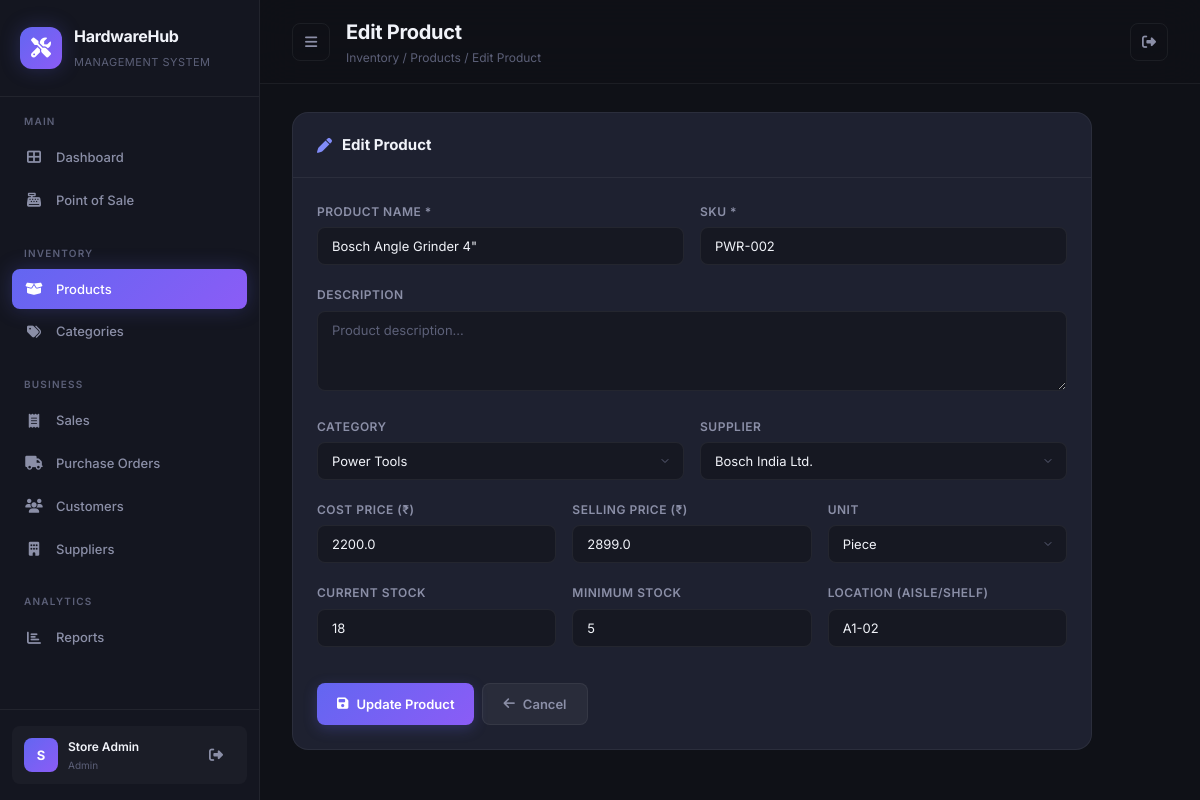
/products/edit/2 (signed in), run on the app's committed database.
### models.py (models this page shows)
class Product(Base):
    __tablename__ = "products"
    id = Column(Integer, primary_key=True, index=True)
    name = Column(String(200), nullable=False, index=True)
    sku = Column(String(50), unique=True, nullable=False, index=True)
    description = Column(Text, default="")
    category_id = Column(Integer, ForeignKey("categories.id"), nullable=True)
    supplier_id = Column(Integer, ForeignKey("suppliers.id"), nullable=True)
    cost_price = Column(Float, default=0.0)
    selling_price = Column(Float, default=0.0)
    quantity = Column(Integer, default=0)
    min_stock = Column(Integer, default=5)
    location = Column(String(100), default="")  # Aisle/shelf location
    unit = Column(String(20), default="piece")  # piece, kg, meter, liter, box
    is_active = Column(Boolean, default=True)
    created_at = Column(DateTime, default=datetime.datetime.utcnow)
    updated_at = Column(DateTime, default=datetime.datetime.utcnow, onupdate=datetime.datetime.utcnow)
    category = relationship("Category", back_populates="products")
    supplier = relationship("Supplier", back_populates="products")
    sale_items = relationship("SaleItem", back_populates="product")
    purchase_items = relationship("PurchaseItem", back_populates="product")

class Category(Base):
    __tablename__ = "categories"
    id = Column(Integer, primary_key=True, index=True)
    name = Column(String(100), unique=True, nullable=False)
    description = Column(Text, default="")
    icon = Column(String(50), default="fas fa-box")
    created_at = Column(DateTime, default=datetime.datetime.utcnow)
    products = relationship("Product", back_populates="category")

class Supplier(Base):
    __tablename__ = "suppliers"
    id = Column(Integer, primary_key=True, index=True)
    name = Column(String(150), nullable=False)
    contact_person = Column(String(100), default="")
    email = Column(String(120), default="")
    phone = Column(String(20), default="")
    address = Column(Text, default="")
    city = Column(String(100), default="")
    is_active = Column(Boolean, default=True)
    created_at = Column(DateTime, default=datetime.datetime.utcnow)
    products = relationship("Product", back_populates="supplier")
    purchase_orders = relationship("PurchaseOrder", back_populates="supplier")

### routes/product_routes.py (the view)
@router.get("/edit/{product_id}")
async def edit_product_page(request: Request, product_id: int, db: Session = Depends(get_db)):
    user = get_current_user(request)
    if not user:
        return RedirectResponse(url="/login", status_code=302)
    product = db.query(Product).filter(Product.id == product_id).first()
    if not product:
        return RedirectResponse(url="/products", status_code=302)
    categories = db.query(Category).order_by(Category.name).all()
    suppliers = db.query(Supplier).filter(Supplier.is_active == True).order_by(Supplier.name).all()
    return templates.TemplateResponse("product_form.html", {
        "request": request,
        "user": user,
        "product": product,
        "categories": categories,
        "suppliers": suppliers,
        "title": "Edit Product",
    })

### templates/product_form.html (shortened to what this page needs)
{% extends "base.html" %}
{% set active_page = "products" %}
{% block page_title %}{{ title }}{% endblock %}
{% block breadcrumb %}Inventory / Products / {{ title }}{% endblock %}
{% block content %}
<div style="max-width: 800px;">
    <div class="card">
        <div class="card-header">
            <h3><i class="fas fa-{% if product %}pen{% else %}plus{% endif %}"></i> {{ title }}</h3>
        </div>
        <div class="card-body">
            <form method="POST" action="/products/{% if product %}edit/{{ product.id }}{% else %}add{% endif %}" id="product-form">
                <div class="form-row">
                    <div class="form-group">
                        <label class="form-label">Product Name *</label>
                        <input type="text" name="name" class="form-control" required
                               value="{{ product.name if product else '' }}" placeholder="e.g., Bosch Impact Drill 550W" id="product-name">
                    </div>
                    <div class="form-group">
                        <label class="form-label">SKU *</label>
                        <input type="text" name="sku" class="form-control" required
                               value="{{ product.sku if product else '' }}" placeholder="e.g., PWR-001" id="product-sku">
                    </div>
                </div>
                <div class="form-group">
                    <label class="form-label">Description</label>
                    <textarea name="description" class="form-control" placeholder="Product description..." id="product-desc">{{ product.description if product else '' }}</textarea>
                </div>
                <div class="form-row">
                    <div class="form-group">
                        <label class="form-label">Category</label>
                        <select name="category_id" class="form-control" id="product-category">
                            {% for cat in categories %}
                            <option value="{{ cat.id }}" {% if product and product.category_id == cat.id %}selected{% endif %}>{{ cat.name }}</option>
                            {% endfor %}
                        </select>
                    </div>
                    <div class="form-group">
                        <label class="form-label">Supplier</label>
                        <select name="supplier_id" class="form-control" id="product-supplier">
                            {% for sup in suppliers %}
                            <option value="{{ sup.id }}" {% if product and product.supplier_id == sup.id %}selected{% endif %}>{{ sup.name }}</option>
                            {% endfor %}
                        </select>
                    </div>
                </div>
                <div class="form-row-3">
                    <div class="form-group">
                        <label class="form-label">Cost Price (₹)</label>
                        <input type="number" name="cost_price" class="form-control" step="0.01" min="0"
                               value="{{ product.cost_price if product else '0' }}" id="product-cost">
                    </div>
                    <div class="form-group">
                        <label class="form-label">Selling Price (₹)</label>
                        <input type="number" name="selling_price" class="form-control" step="0.01" min="0"
                               value="{{ product.selling_price if product else '0' }}" id="product-price">
                    </div>
                    <div class="form-group">
                        <label class="form-label">Unit</label>
                        <select name="unit" class="form-control" id="product-unit">
                            {% for u in ['piece', 'kg', 'meter', 'liter', 'box', 'set', 'pair'] %}
                            <option value="{{ u }}" {% if product and product.unit == u %}selected{% endif %}>{{ u | capitalize }}</option>
                            {% endfor %}
                        </select>
                    </div>
                </div>
                <div class="form-row-3">
                    <div class="form-group">
                        <label class="form-label">Current Stock</label>
                        <input type="number" name="quantity" class="form-control" min="0"
                               value="{{ product.quantity if product else '0' }}" id="product-qty">
                    </div>
                    <div class="form-group">
                        <label class="form-label">Minimum Stock</label>
                        <input type="number" name="min_stock" class="form-control" min="0"
                               value="{{ product.min_stock if product else '5' }}" id="product-min-stock">
                    </div>
                    <div class="form-group">
                        <label class="form-label">Location (Aisle/Shelf)</label>
                        <input type="text" name="location" class="form-control"
                               value="{{ product.location if product else '' }}" placeholder="e.g., A1-01" id="product-location">
                    </div>
                </div>
                <div class="d-flex gap-1 mt-2">
                    <button type="submit" class="btn btn-primary" id="product-submit">
                        <i class="fas fa-save"></i> {{ 'Update' if product else 'Create' }} Product
                    </button>
                    <a href="/products" class="btn btn-secondary">
                        <i class="fas fa-arrow-left"></i> Cancel
                    </a>
                </div>
            </form>
        </div>
    </div>
</div>
{% endblock %}

### static/css/style.css (style rules this page uses)
:root { --bg-primary: #0f1117; --bg-secondary: #1a1d27; --bg-card: #1e2130; --bg-card-hover: #252839; --bg-input: #161822; --bg-sidebar: #141620; --border-color: rgba(255, 255, 255, 0.06); --border-light: rgba(255, 255, 255, 0.1); --text-primary: #f1f3f9; --text-secondary: #8b8fa7; --text-muted: #5c6078; --text-inverse: #0f1117; --accent-primary: #6366f1; --accent-primary-hover: #818cf8; --accent-gradient: linear-gradient(135deg, #6366f1 0%, #8b5cf6 100%); --accent-glow: rgba(99, 102, 241, 0.25); --success: #22c55e; --success-bg: rgba(34, 197, 94, 0.1); --warning: #f59e0b; --warning-bg: rgba(245, 158, 11, 0.1); --danger: #ef4444; --danger-bg: rgba(239, 68, 68, 0.1); --info: #3b82f6; --info-bg: rgba(59, 130, 246, 0.1); --cyan: #06b6d4; --purple: #a855f7; --pink: #ec4899; --orange: #f97316; --radius-sm: 8px; --radius-md: 12px; --radius-lg: 16px; --radius-xl: 20px; --shadow-sm: 0 2px 8px rgba(0, 0, 0, 0.2); --shadow-md: 0 4px 16px rgba(0, 0, 0, 0.3); --shadow-lg: 0 8px 32px rgba(0, 0, 0, 0.4); --shadow-glow: 0 0 20px var(--accent-glow); --sidebar-width: 260px; --transition: all 0.3s cubic-bezier(0.4, 0, 0.2, 1); }
*, *::before, *::after { margin: 0; padding: 0; box-sizing: border-box; }
html { font-size: 14px; scroll-behavior: smooth; }
body { font-family: 'Inter', -apple-system, BlinkMacSystemFont, sans-serif; background: var(--bg-primary); color: var(--text-primary); line-height: 1.6; overflow-x: hidden; min-height: 100vh; }
a { color: var(--accent-primary-hover); text-decoration: none; transition: var(--transition); }
.card { background: var(--bg-card); border: 1px solid var(--border-color); border-radius: var(--radius-lg); overflow: hidden; transition: var(--transition); }
.card-header { padding: 20px 24px; border-bottom: 1px solid var(--border-color); display: flex; align-items: center; justify-content: space-between; }
.card-header h3 { font-size: 15px; font-weight: 700; display: flex; align-items: center; gap: 10px; }
.card-header h3 i { color: var(--accent-primary-hover); }
.card-body { padding: 24px; }
.btn { display: inline-flex; align-items: center; gap: 8px; padding: 10px 20px; border-radius: var(--radius-sm); font-weight: 600; font-size: 13px; cursor: pointer; transition: var(--transition); border: none; text-decoration: none; white-space: nowrap; font-family: inherit; }
.btn-primary { background: var(--accent-gradient); color: white; box-shadow: 0 4px 14px var(--accent-glow); }
.btn-secondary { background: rgba(255, 255, 255, 0.05); color: var(--text-secondary); border: 1px solid var(--border-color); }
.form-group { margin-bottom: 20px; }
.form-label { display: block; font-size: 12px; font-weight: 600; color: var(--text-secondary); margin-bottom: 6px; text-transform: uppercase; letter-spacing: 0.5px; }
.form-control { width: 100%; padding: 10px 14px; background: var(--bg-input); border: 1px solid var(--border-color); border-radius: var(--radius-sm); color: var(--text-primary); font-size: 13px; font-family: inherit; transition: var(--transition); outline: none; }
.form-control::placeholder { color: var(--text-muted); }
select.form-control { appearance: none; background-repeat: no-repeat; background-position: right 12px center; padding-right: 36px; }
textarea.form-control { resize: vertical; min-height: 80px; }
.form-row { display: grid; grid-template-columns: repeat(2, 1fr); gap: 16px; }
.form-row-3 { display: grid; grid-template-columns: repeat(3, 1fr); gap: 16px; }
.mt-2 { margin-top: 16px; }
.d-flex { display: flex; }
.gap-1 { gap: 8px; }

### data on the page
Product: name "Bosch Angle Grinder 4\"", sku "PWR-002", category_id "Power Tools", supplier_id "Bosch India Ltd.", cost_price "2200.0", selling_price "2899.0", unit "Piece", quantity "18", min_stock "5", location "A1-02"

### other printed values
{{ user.name[0] if user else 'A' }} "S"
{{ user.name if user else 'Admin' }} "Store Admin"
{{ user.role if user else 'admin' }} "Admin"
{{ title }} "Edit Product"
{{ 'Update' if product else 'Create' }} "Update"
